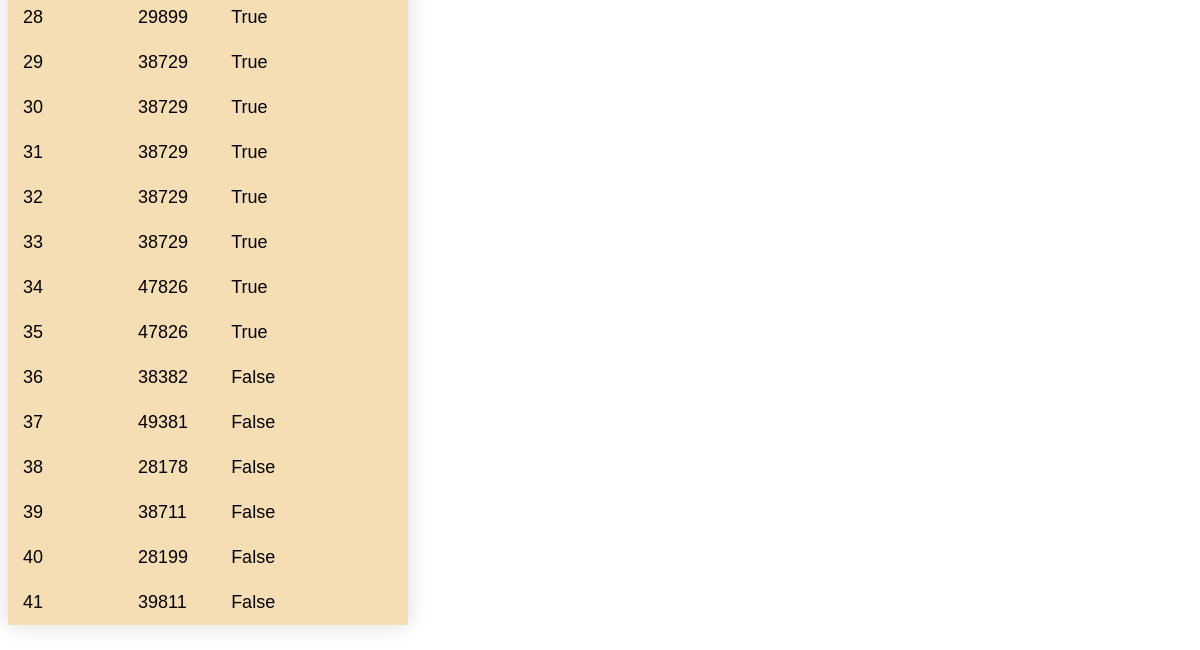
/show_books (lower part), run on an earlier commit of the app's database.
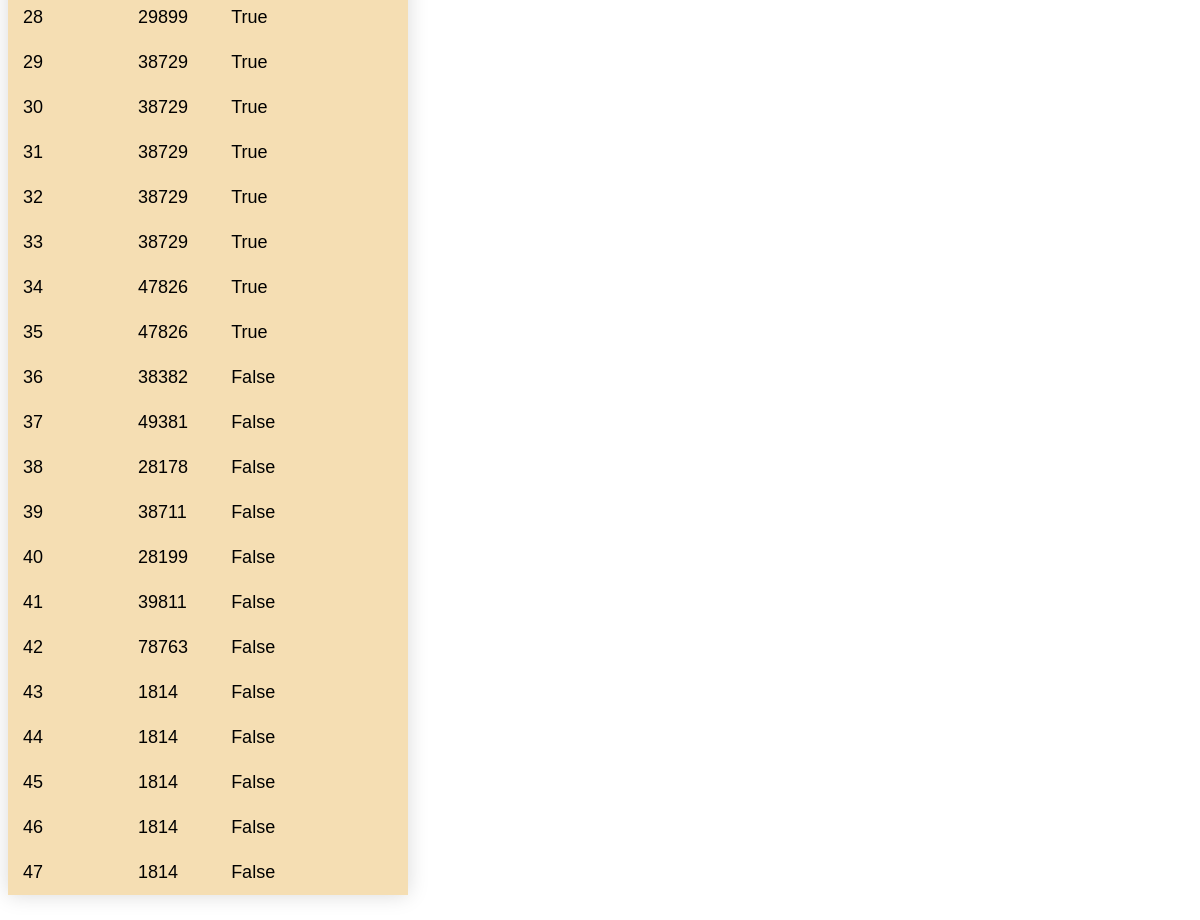
And on a later commit of the database.
### app.py (models this page shows, shortened)
class books(db.Model):
    book_id = db.Column(db.Integer, primary_key=True, nullable=False, autoincrement=True, index = True)
    isbn = db.Column(db.String(200), nullable=False)
    checked_status = db.Column(db.Boolean, nullable=False)
    @app.route('/show_books')
    def show_books():
        return render_template('show_books.html', books = books.query.all())

### app.py (the view)
    @app.route('/show_books')
    def show_books():
        return render_template('show_books.html', books = books.query.all())

### templates/show_books.html (shortened to what this page needs)
<!DOCTYPE html>
<html lang="en">
  <head>
  </head>
  <body>
    <br />
    <br />
    <table class="styled-table">
      <tbody>
        {% for book in books %}
        <tr>
          <td>{{ book.book_id }}</td>
          <td>{{ book.isbn}}</td>
          <td>{{ book.checked_status}}</td>
        </tr>
        {% endfor %}
      </tbody>
    </table>
  </body>
</html>

What changed in the data, as far as the page shows it:
added books: book_id "42", isbn "78763", checked_status "False"
added books: book_id "43", isbn "1814", checked_status "False"
added books: book_id "44", isbn "1814", checked_status "False"
added books: book_id "45", isbn "1814", checked_status "False"
added books: book_id "46", isbn "1814", checked_status "False"
added books: book_id "47", isbn "1814", checked_status "False"
